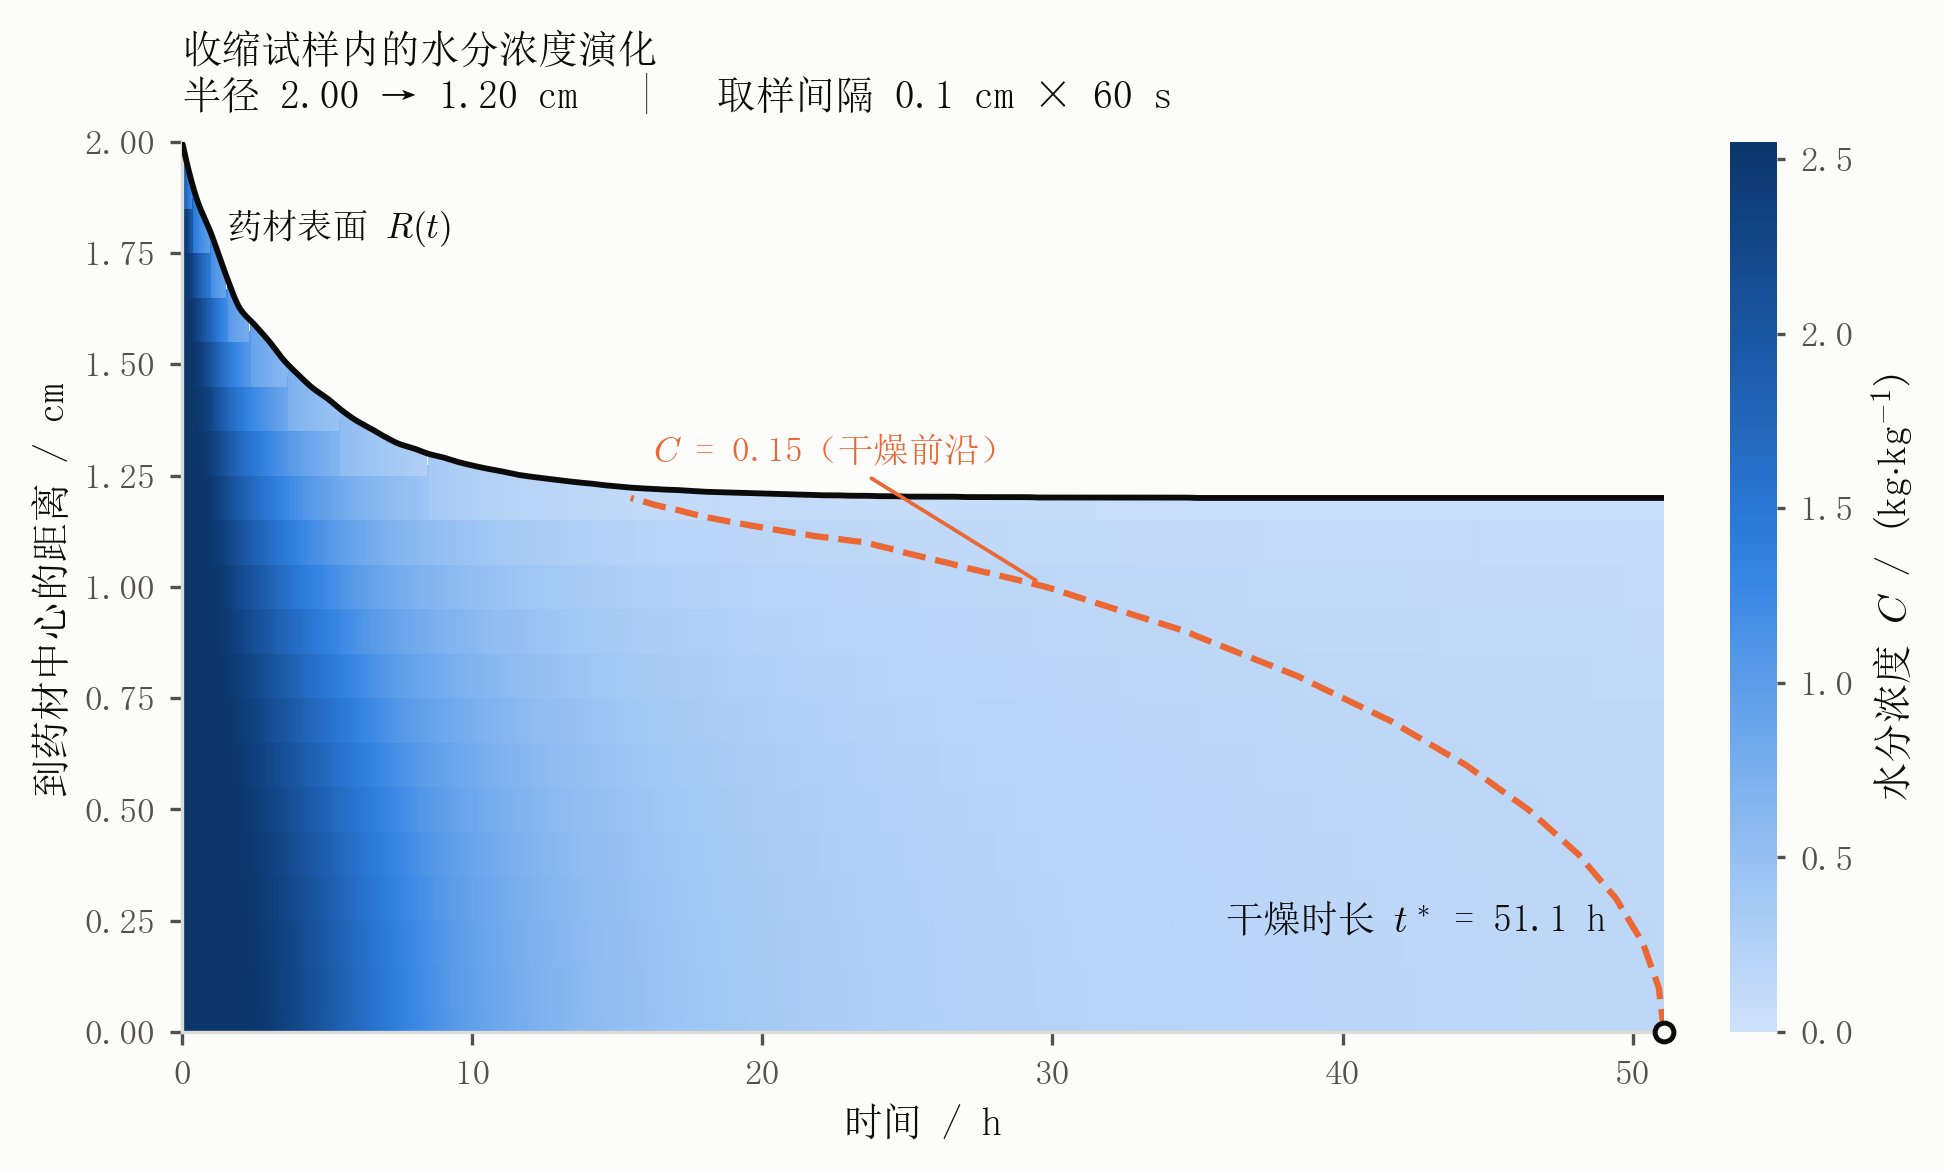

The Python source for this figure:
# -*- coding: utf-8 -*-
"""
Figure: moisture content in the shrinking cylinder as a space-time heatmap
(Problem 4, reference-coordinate / Lagrange solution).

Form choice
    The data is a regular (time x radius) grid of a single magnitude, so the
    recommended form is a heatmap with a SEQUENTIAL, single-hue, light->dark
    colour scale.  A scatter plot was rejected: the field is a smooth PDE
    solution, not a set of discrete samples, and a scatter would waste the
    positional channel that already carries radius and time.

Encodings
    x        time (h)
    y        distance from centre (cm), physical coordinates
    colour   moisture content C (kg/kg), one hue, light = dry -> dark = wet
    mask     r > R(t) is outside the sample and is left blank
    overlay  R(t)          solid  - the moving surface
             C = 0.15      dashed - the drying criterion

Output (SVG, with a PNG preview alongside):
    fig_p4_heatmap.svg
    fig_p4_heatmap.png

Data: ../../code/_p4.npz, produced by ../../code/solve_p4.py
"""
import os

import numpy as np
import matplotlib
matplotlib.use('Agg')
import matplotlib.pyplot as plt
from matplotlib.colors import LinearSegmentedColormap

HERE = os.path.dirname(os.path.abspath(__file__))
MMA = os.path.dirname(os.path.dirname(HERE))
NPZ = os.path.join(MMA, 'code', '_p4.npz')

# ---------------------------------------------------------------- palette
# Sequential ramp: ONE hue (blue), light -> dark, documented 100->700 steps.
# Light = low moisture (dry), dark = high moisture (wet).
SEQ_BLUE = ['#cde2fb', '#b7d3f6', '#9ec5f4', '#86b6ef', '#6da7ec', '#5598e7',
            '#3987e5', '#2a78d6', '#256abf', '#1c5cab', '#184f95', '#104281',
            '#0d366b']
SURFACE = '#fcfcfb'      # chart surface
INK = '#0b0b0b'          # primary text
INK2 = '#52514e'         # secondary text
RULE = '#dcdbd6'         # recessive hairline
ACCENT = '#eb6834'       # threshold annotation (drying criterion)

CMAP = LinearSegmentedColormap.from_list('seq_blue', SEQ_BLUE, N=256)

C_FRONT = 0.15           # drying criterion, kg/kg
STRIDE = 4               # time-axis thinning for the vector export (4 min)

# Chinese font.  SimSun matches the body text of the paper; swap the first
# entry for 'SimHei' if a sans face is preferred for figure labels.
# Note: SimSun has no U+2212 (minus sign), which only matters on log axes -
# this figure has none, so axes.unicode_minus=False is enough.
CJK_FONT = 'SimSun'
TEXT_AS_PATHS = False    # True -> outline the text (renders anywhere, not editable)


def main():
    plt.rcParams.update({
        'font.family': 'sans-serif',
        'font.sans-serif': [CJK_FONT, 'Microsoft YaHei', 'SimHei',
                            'DejaVu Sans'],
        'axes.unicode_minus': False,
        # 'none' keeps the text as real <text> nodes (editable, small file);
        # 'path' outlines it so the SVG renders on machines without the font.
        'svg.fonttype': 'path' if TEXT_AS_PATHS else 'none',
        'mathtext.fontset': 'cm',        # formulas stay in Computer Modern
        'font.size': 9.5,
        'axes.linewidth': 0.8,
        'xtick.labelsize': 8.5,
        'ytick.labelsize': 8.5,
    })

    d = np.load(NPZ)
    t = d['t'] / 3600.0                  # s -> h
    C = d['C']                           # (nt, nr) at fixed physical distances
    C_surf = d['C_surf']
    R = d['R'] * 100.0                   # m -> cm
    r = d['r'] * 100.0                   # m -> cm
    T_end = float(d['T_end']) / 3600.0

    # Mask cells outside the current sample radius
    Cm = np.where(r[None, :] <= R[:, None], C, np.nan)

    # ---- curvilinear mesh so the top edge follows the true surface R(t) ----
    # The field is sampled at fixed distances r[j], so a rectilinear grid would
    # leave a stepped gap of up to half a cell under R(t).  Instead the outermost
    # cell of each column is stretched to close on R(t) exactly.
    # The field is smooth in time, so thinning the time axis costs nothing
    # visually while keeping the SVG vector and a sane file size.
    nt_full, nr = C.shape
    idx = np.unique(np.r_[np.arange(0, nt_full, STRIDE), nt_full - 1])
    ts, Cs, Rs = t[idx], C[idx], R[idx]
    nt = len(idx)

    tc = np.concatenate([[ts[0]], 0.5 * (ts[:-1] + ts[1:]), [ts[-1]]])    # nt+1
    Csc = C_surf[idx]
    Rc = np.interp(tc, ts, Rs)

    edges0 = np.concatenate([[max(r[0] - 0.05, 0.0)], r + 0.05])          # nr+1
    Xc = np.tile(tc[:, None], (1, nr + 1))
    Yc = np.tile(edges0[None, :], (len(tc), 1))
    V = np.full((nt, nr), np.nan)

    for i in range(nt):
        Rm = max(Rc[i], Rc[i + 1])
        jm = int(np.searchsorted(r, Rm, side='right')) - 1
        if jm < 0:
            continue
        V[i, :jm] = Cs[i, :jm]
        # outermost strip spans [r[jm]-0.05, R(t)]; average of its two ends
        V[i, jm] = 0.5 * (Cs[i, jm] + Csc[i])
        for e in (i, i + 1):
            Yc[e, jm + 1:] = Rc[e]

    fig, ax = plt.subplots(figsize=(6.6, 4.0))
    fig.patch.set_facecolor(SURFACE)
    ax.set_facecolor(SURFACE)

    # ---------------- heatmap ----------------
    mesh = ax.pcolormesh(Xc, Yc, V, cmap=CMAP, vmin=0.0, vmax=2.55,
                         shading='flat')

    # ---------------- overlays ----------------
    # Moving surface R(t) - solid, the domain edge
    ax.plot(t, R, color=INK, lw=1.4, solid_capstyle='round', zorder=5)

    # Drying front C = 0.15 - dashed, it IS a threshold
    try:
        ax.contour(t, r, Cm.T, levels=[C_FRONT], colors=[ACCENT],
                   linewidths=1.5, linestyles='--', zorder=6)
    except Exception as exc:                                   # noqa: BLE001
        print('  (contour skipped:', exc, ')')

    # ---------------- axes ----------------
    ax.set_xlabel('时间 / h', color=INK)
    ax.set_ylabel('到药材中心的距离 / cm', color=INK)
    ax.set_xlim(0, T_end)
    ax.set_ylim(0, 2.0)

    ax.tick_params(colors=INK2, length=3)
    for s in ('top', 'right'):
        ax.spines[s].set_visible(False)
    for s in ('left', 'bottom'):
        ax.spines[s].set_color(RULE)

    # ---------------- colourbar ----------------
    # Drawn by hand as vector strips: matplotlib's stock Colorbar emits an
    # embedded raster into the SVG, which would defeat the vector export.
    from matplotlib.patches import Rectangle
    from mpl_toolkits.axes_grid1 import make_axes_locatable

    cax = make_axes_locatable(ax).append_axes('right', size='3.2%', pad=0.22)
    n_strip = 256
    ylev = np.linspace(0.0, 2.55, n_strip + 1)
    for k in range(n_strip):
        cax.add_patch(Rectangle((0.0, ylev[k]), 1.0, ylev[k + 1] - ylev[k],
                                facecolor=CMAP(k / (n_strip - 1.0)),
                                edgecolor='none', linewidth=0))
    cax.set_xlim(0.0, 1.0)
    cax.set_ylim(0.0, 2.55)
    cax.set_xticks([])
    cax.yaxis.tick_right()
    cax.yaxis.set_label_position('right')
    cax.set_yticks([0, 0.5, 1.0, 1.5, 2.0, 2.5])
    cax.tick_params(colors=INK2, length=2)
    cax.set_ylabel(r'水分浓度 $C$ / (kg$\cdot$kg$^{-1}$)',
                   color=INK, labelpad=4)
    for s in ('top', 'left', 'bottom', 'right'):
        cax.spines[s].set_visible(False)

    # ---------------- selective direct labels ----------------
    # Endpoint of the drying time - the one number that matters
    ax.plot([T_end], [0.0], marker='o', ms=4.5, mfc=SURFACE, mec=INK,
            mew=1.2, zorder=7, clip_on=False)
    ax.annotate(f'干燥时长 $t^*$ = {T_end:.1f} h',
                xy=(T_end, 0.0), xytext=(-14, 24), textcoords='offset points',
                ha='right', fontsize=9, color=INK, zorder=7)

    # One label per overlay, placed on the feature itself
    ax.text(t[0] + 1.5, R[0] - 0.14, r'药材表面 $R(t)$', fontsize=8.5,
            color=INK, va='top')

    # Drying front label anchored where the front crosses a chosen radius
    r_anchor = 1.0
    j = int(np.argmin(np.abs(r - r_anchor)))
    col = Cm[:, j]
    k = np.argmax(col < C_FRONT) if np.any(col < C_FRONT) else len(t) // 2
    t_a, r_a = t[k], r[j]
    ax.annotate(f'$C$ = {C_FRONT:g}（干燥前沿）',
                xy=(t_a, r_a), xytext=(-12, 30), textcoords='offset points',
                ha='right', fontsize=8.5, color=ACCENT, zorder=7,
                arrowprops=dict(arrowstyle='-', lw=0.9, color=ACCENT,
                                shrinkA=1, shrinkB=3))

    # t* is already annotated on the plot itself, so the subtitle carries only
    # the geometry and the sampling - keeping the two title lines from
    # overrunning the axes width.
    ax.set_title(
        f'收缩试样内的水分浓度演化\n'
        f'半径 {R[0]:.2f} → {R[-1]:.2f} cm   |   取样间隔 0.1 cm × 60 s',
        fontsize=9.5, color=INK, loc='left', pad=8, linespacing=1.15)

    fig.tight_layout()

    base = os.path.join(HERE, 'fig_p4_heatmap')
    fig.savefig(base + '.svg', facecolor=SURFACE, bbox_inches='tight')
    fig.savefig(base + '.png', dpi=300, facecolor=SURFACE, bbox_inches='tight')
    plt.close(fig)
    print('saved: fig_p4_heatmap.svg / .png')
    print(f'  grid {C.shape[0]} x {C.shape[1]},  '
          f't* = {T_end:.4f} h,  R {R[0]:.3f} -> {R[-1]:.3f} cm')


if __name__ == '__main__':
    main()
